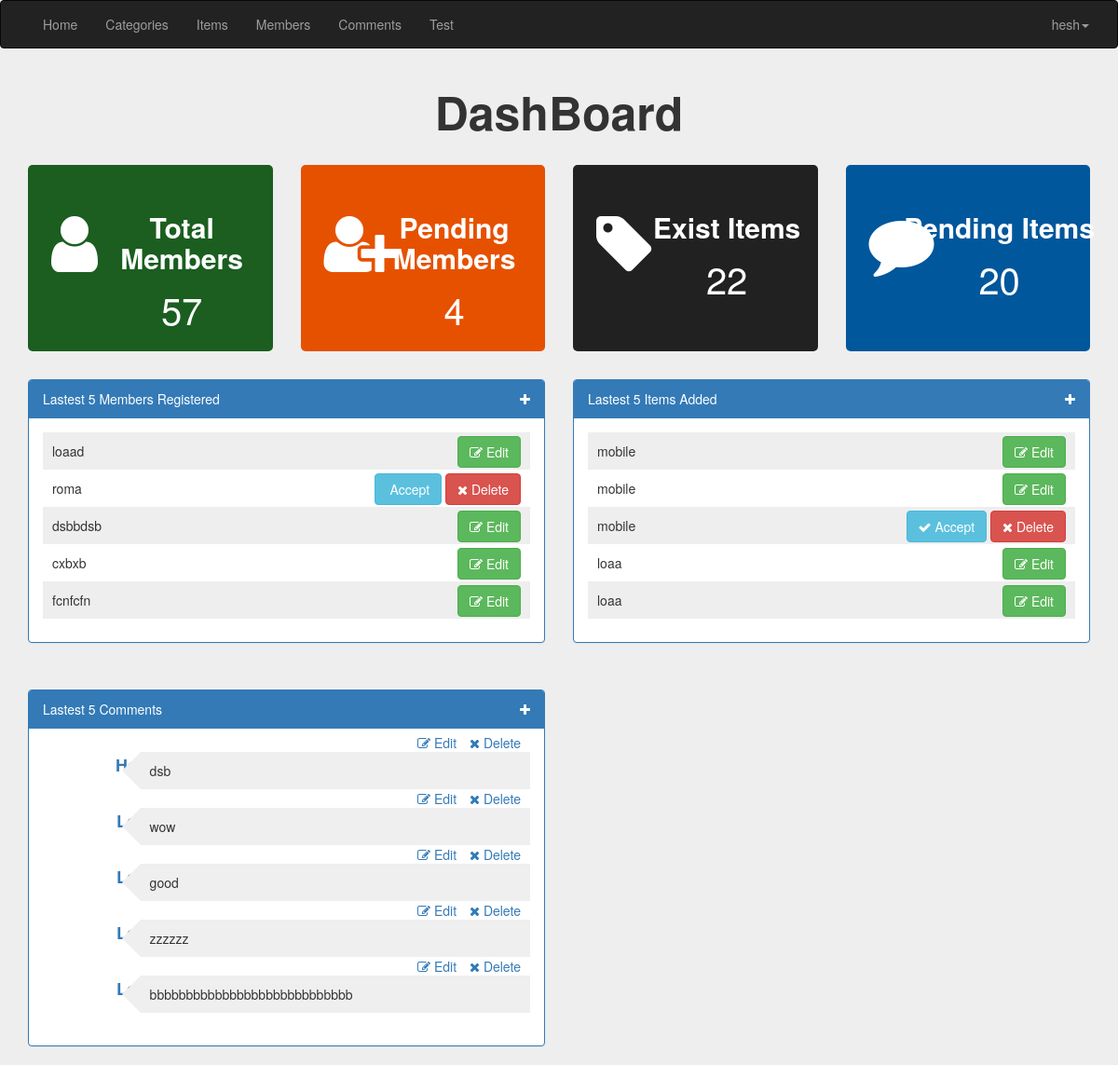
The page /main.php?go=main (signed in) on the database its author committed.
### tables this page shows
CREATE TABLE `users` (
  `user_id` int(11) NOT NULL COMMENT 'To Identify user',
  `username` varchar(255) NOT NULL COMMENT 'username to login',
  `password` varchar(255) NOT NULL COMMENT 'password to login',
  `email` varchar(255) NOT NULL,
  `full_name` varchar(255) NOT NULL,
  `group_id` int(11) NOT NULL DEFAULT '0' COMMENT 'identify user group',
  `trust_states` int(11) NOT NULL DEFAULT '0' COMMENT 'rank of sellers ',
  `reg_status` int(11) NOT NULL DEFAULT '0' COMMENT 'approve users ',
  `date` date NOT NULL,
  `avatar` varchar(255) NOT NULL
);

CREATE TABLE `items` (
  `id` int(11) NOT NULL,
  `name` varchar(255) NOT NULL,
  `price` varchar(255) NOT NULL,
  `country_made` varchar(255) NOT NULL,
  `description` text NOT NULL,
  `image` varchar(25) NOT NULL,
  `status` varchar(255) NOT NULL,
  `date` date NOT NULL,
  `rating` smallint(6) NOT NULL,
  `approve` tinyint(4) NOT NULL DEFAULT '0',
  `sec_id` int(11) NOT NULL,
  `members_id` int(11) NOT NULL,
  `tags` varchar(255) NOT NULL
);

CREATE TABLE `comments` (
  `id` int(11) NOT NULL,
  `comment` text NOT NULL,
  `status` varchar(4) NOT NULL DEFAULT '0',
  `date` timestamp NOT NULL DEFAULT CURRENT_TIMESTAMP ON UPDATE CURRENT_TIMESTAMP,
  `item_id` int(11) NOT NULL,
  `user_id` int(11) NOT NULL
);

### main.php (the view, shortened to what this page needs)
<?php
	if (isset($_SESSION['id'])) {
        include("includes.php");
	 } else {
           header("Location: index.php");
           exit();
	}
?>
<?php
  function Main_Page(){
	  global $conn;
	  $go = isset($_GET['go']) ? $_GET['go'] : "try again";
	   if ($go == 'main') { ?>
			<div class="container main-page">
				<div class="row">
					<h2>DashBoard</h2>
			        <a href="members.php?go=members">
						<div class="col-sm-3 col-xs-12">
							<div class='stat' style="background:#1b5e20">
							   <div class='icon'><i class='fa fa-user'></i></div>
				               <div class='info'>
				                 <h3>Total Members</h3>
				                 <p><?php echo count_items('user_id'); ?></p>
							   </div>
						   </div>
				         </div>
				     </a>
				     <a href="main.php?go=pending">
				         <div class="col-sm-3 col-xs-12">
					         	<div class='stat' style="background:#e65100">
					         		 <div class='icon'><i class='fa fa-user-plus'></i></div>
				                     <div class='info'>
						               <h3>Pending Members</h3>
						               <p><?php echo count_items('reg_status', 'users', 'WHERE reg_status = 0'); ?></p>
							    	</div>
							   </div>
				         </div>
			         </a>
			         <a href="items.php?go=manage">
				         <div class="col-sm-3 col-xs-12">
							<div class='stat' style="background:#212121 ">
							  <div class='icon'><i class='fa fa-tag'></i></div>
				              <div class='info'>
				              	  <h3>Exist Items</h3>
				                  <p><?php echo  count_items('approve', 'items', 'WHERE approve = 1'); ?></p>
				              </div>
							</div>
				         </div>
			         </a>
			         <a href="items.php?go=pending">
				         <div class="col-sm-3 col-xs-12">
							<div class='stat' style="background:#01579b">
							   <div class='icon'><i class='fa fa-comment'></i></div>
				               <div class='info'>
				                 <h3>Pending Items</h3>
				                 <p><?php echo count_items('approve', 'items', 'WHERE approve = 0'); ?></p>
							   </div>
						    </div>
				         </div>
			         </a>
			     </div>
			     <div class="row panels">
			     	 <div class="col-sm-6 col-xs-12">
			            <div class="panel panel-primary">
						  <div class="panel-heading">
						  	Lastest <?php  $num = 5; echo $num; ?> Members Registered
			                <span class='pull-right toggle-info'>
			                	<i class='fa fa-plus'></i>
			                </span>
						  </div>
						  <div class="panel-body">
			                    <ul>
				                    <?php
				                        $lastest = get_members_or_sections('*', 'users', 'user_id', "DESC", $num);
				                        foreach ($lastest as $item) {
				                        	echo "<li>";
				                        	echo "<span>{$item["username"]}</span>";
			                                if ($item['reg_status'] == 0) {
			                                       echo "<span class='span-right'><a href='members.php?go=acceptPending&userid={$item["user_id"]}' class='btn btn-info'><i class='fa fa-accept'></i> Accept</a>
				                                       <a href='members.php?go=delete&userid={$item['user_id']}' class='btn btn-danger confirm'><i class='fa fa-close'></i> Delete</a></span>";
			                                  }
			                                if ($item['reg_status'] == 1) {
			                                       echo "<span class='span-right'><a href='members.php?go=edit&userid={$item['user_id']}' class='btn btn-success'><i class='fa fa-edit'></i> Edit</a>";
			                                  }
			                                echo "</li>";
				                        }
				                    ?>
			                   </ul>
						  </div>
						</div>
			        </div>
			       <div class="col-sm-6 col-xs-12">
			            <div class="panel panel-primary">
						  <div class="panel-heading">
						  	Lastest <?php  $num = 5; echo $num; ?> Items Added
			                <span class='pull-right toggle-info'>
			                	<i class='fa fa-plus'></i>
			                </span>
						  </div>
						  <div class="panel-body">
			                    <ul>
				                    <?php
			             $items = select(" items.*, sections.name  AS section_name, users.username AS username, users.user_id  AS userid", "items",
			                        "INNER JOIN sections ON sections.id = items.sec_id
			                         INNER JOIN users ON users.user_id = items.members_id", "", "id", "DESC", $num
			                         );
				                        foreach ($items as $item) {
				                        	echo "<li>";
				                        	echo "<span>{$item["name"]}</span>";
			                                if ($item['approve'] == 0) {
			                                       echo "<span class='span-right'><a href='items.php?go=acceptPending&itemid={$item["id"]}' class='btn btn-info'><i class='fa fa-check'></i> Accept</a>
				                                       <a href='items.php?go=delete&itemid={$item['id']}' class='btn btn-danger confirm'><i class='fa fa-close'></i> Delete</a></span>";
			                                  }
			                                if ($item['approve'] == 1) {
			                                       echo "<span class='span-right'><a href='items.php?go=edit&itemid={$item['id']}&userid={$item['userid']}' class='btn btn-small btn-success'><i class='fa fa-edit'></i> Edit</a></span>";
			                                  }
			                                echo "</li>";
				                        }
				                    ?>
			                   </ul>
						  </div>
						</div>
			        </div>
			    </div>
			<div class="row panels">
			     	 <div class="col-sm-6 col-xs-12">
			            <div class="panel panel-primary">
						  <div class="panel-heading">
						  	Lastest <?php  $num = 5; echo $num; ?> Comments
			                <span class='pull-right toggle-info'>
			                	<i class='fa fa-plus'></i>
			                </span>
						  </div>
						  <div class="panel-body panel-body-com">
			                    <ul>
				                    <?php
			      $stmt = $conn->prepare("SELECT
			                                 comments.*,
			                                 items.name     AS item_name,
			                                 users.username AS username,
			                                 users.user_id  AS userid
			                              FROM
			                                 comments
			                              INNER JOIN
			                                 items
			                              ON
			                                 items.id = comments.item_id
			                              INNER JOIN
			                                 users
			                              ON
			                                 users.user_id = comments.user_id
			                              WHERE
			                                 comments.status = 1
			                              ORDER BY
			                                  comments.id
			                              DESC
			                              LIMIT $num
			                              ");
			          $stmt->execute();
			          $comments = $stmt->fetchAll();
			          $count    = $stmt->rowCount();
			                       if ($count > 0) {
			                       	  	   foreach ($comments as $comment) { ?>
				                        	  <div class='comment'>
			                                      <h4 class='name'>
			                                      	<a href="members.php?go=edit&userid=<?php echo  $comment['userid']; ?>"><?php echo $comment['username']; ?></a>
			                                      </h4>
			                                      <p class='txt'><?php echo $comment['comment']; ?></p>
			                                      <?php
				                                      if ($comment['status'] == 1) {
				                                       echo "<span class='span-right com-btn'>
				                                               <a href='comments.php?go=edit&comid={$comment['id']}' class=''><i class='fa fa-edit'></i> Edit</a>
				                                               <a href='comments.php?go=delete&comid={$comment['id']}' class='confirm'><i class='fa fa-close'></i> Delete</a>
				                                             </span>";
				                                      }
			                                      ?>
				                        	  </div>
					                          <?php
			                                 }
			                         } else {
				                       	 echo "<div class='alert alert-info'>There's No Any Comment To Show It</div>";
				                       }
				                    ?>
			                   </ul>
						  </div>
						</div>
			        </div>
			    </div>
			</div>
 <?php }
}
	Main_Page();
?>
<?php include("includes/templates/footer.php");?>

### includes/functions/functions.php (shortened to what this page needs)
<?php
function count_items($item, $table = 'users', $where = null){
  global $conn;
  $stmt2 = $conn->prepare("SELECT count($item) FROM $table $where");
  $stmt2->execute();
  $column = $stmt2->fetchColumn();
  return $column;
}
function get_members_or_sections($item, $table = 'users',  $order = "name", $DESC = 'DESC', $limit = 5){
  global $conn;
  $stmt2 = $conn->prepare("SELECT $item FROM $table ORDER BY $order $DESC LIMIT $limit");
  $stmt2->execute();
  $column = $stmt2->fetchAll();
  return $column;
}
function name($x = 'id', $y = 'user_id', $z){
global $conn;
$auth = null;
if (isset($_SESSION[$x]) && !empty($_SESSION[$x])) {
        $stmt =$conn->prepare("SELECT * FROM users WHERE $y = ? LIMIT 1");
        $stmt->execute(array($z));
        $auth = $stmt->fetch();
        echo $auth['username'];
   }
   return $auth;
}
function select($item, $table, $where = null, $value = null,  $order = 'id', $DESC = 'DESC', $limit = 100000){
  global $conn;
  $stmt = $conn->prepare("SELECT $item FROM $table $where ORDER BY $order $DESC LIMIT $limit");
  $value == null ? $stmt->execute() : $stmt->execute(array($value));
  $rows = $stmt->fetchAll();
  $count = $stmt->rowCount();
  return $rows;
  return $count;
}
?>

### public/css/public.css (style rules this page uses)
body { margin: 0; padding: 0; background: #eee !important }
h2 { font-size: 50px !important; font-weight: bold !important; text-align: center; }
h3 { font-size: 30px !important; font-weight: bold !important; text-align: center; }
ul { list-style: none; margin-top: 0; padding: 0 }
.stat { background: #fff; padding: 30px; text-align: center; margin-top: 20px; border-radius: 5px; height: 200px; }
.stat h3 { text-align: center; color: #fff; font-size: 15px }
.stat p { text-align: center; font-size: 40px; color: #fff }
.main-page .panels { margin-top: 30px }
.main-page .panels .panel-body li:nth-child(odd) { background: #eee !important; padding: 10px; }
.main-page .panels .panel-body li:nth-child(even) { background: #fff !important; padding: 10px; }
.main-page .panels .panel-body li .span-right { display: inline-block; float: right; position: relative; top: -6.5px }
.stat .icon { width: 30%; display: inline-block; float: left; }
.stat .icon i { font-size: 70px; position: absolute; top: 70px; left: 40px; color: #fff }
.stat .info { width: 70%; display: inline-block; position: absolute; right: 10px }
.com-btn { position: absolute; right: 0px; top: -20px }
.com-btn a { margin-right: 10px }
.comment { position: relative; margin-top: 10px }
.comment .name { display: inline-block; font-weight: bold; text-transform: capitalize; text-align: center; position: absolute; top: -5px }
.comment .txt { width: calc(100% - 20%); display: inline-block; background: #efefef; padding: 10px; margin-left: 20%; position: relative; }
.comment .txt:before { content: ''; display: block; position: absolute; left: -40px; border-style: solid; border-color: transparent #efefef transparent transparent; border-width: 20px; top: 0px; }
.name { font-weight: bold; position: relative; top: -7px; color: #366EB9; width: 200px; word-wrap: break-word; }
* { box-sizing: border-box; }
.row:after { content: ""; display: table; clear: both; }

### rows shown on the page
users: username "hesh"
users: username "loaad"
users: username "roma"
users: username "dsbbdsb"
users: username "cxbxb"
users: username "fcnfcfn"
items: name "mobile"
items: name "mobile"
items: name "mobile"
items: name "loaa"
items: name "loaa"
comments: comment "dsb"
comments: comment "wow"
comments: comment "good"
comments: comment "zzzzzz"
comments: comment "bbbbbbbbbbbbbbbbbbbbbbbbbbbb"

### other values the page prints
$lang["HOME_ADMIN"] "Home"
$lang["CATEGORIES"] "Categories"
$lang["ITEMS"] "Items"
$lang["MEMBERS"] "Members"
$lang["COMMENTS"] "Comments"
count_items('user_id') "57"
count_items('reg_status', 'users', 'WHERE reg_status = 0') "4"
count_items('approve', 'items', 'WHERE approve = 1') "22"
count_items('approve', 'items', 'WHERE approve = 0') "20"
$num "5"
